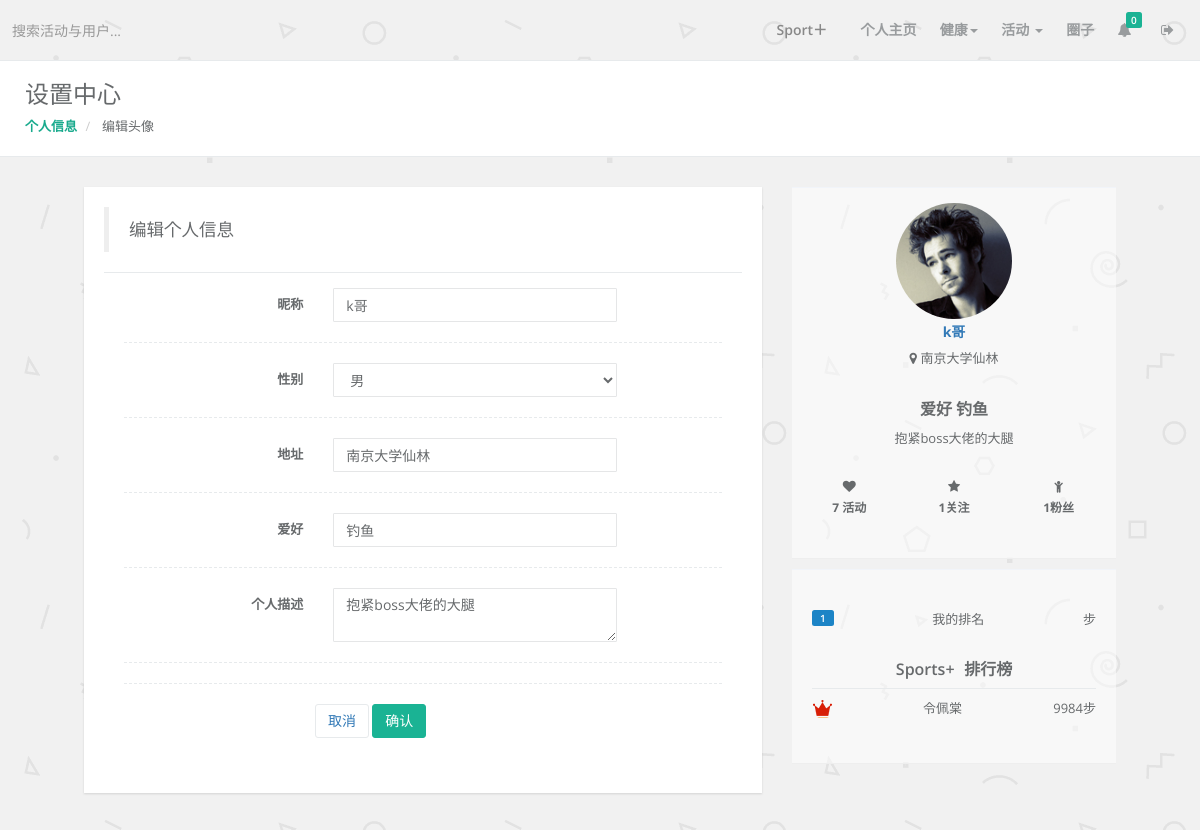
/view/settings.php (signed in), run on the app's committed database.
### tables this page shows
CREATE TABLE userinfo (id INTEGER PRIMARY KEY NOT NULL, name TEXT, sex TEXT, birthday TEXT, location TEXT, hobby TEXT DEFAULT 爱运动，爱生活, imgurl TEXT DEFAULT ('../_static/img/avatar/public.png'), description TEXT DEFAULT 这个人很懒，还没有描述哦, ex INTEGER DEFAULT (0), money INTEGER DEFAULT (100), FOREIGN KEY (id) REFERENCES user (id) DEFERRABLE INITIALLY DEFERRED);

CREATE TABLE sports (id INTEGER PRIMARY KEY AUTOINCREMENT NOT NULL, uid INTEGER NOT NULL, date TEXT NOT NULL, calories INTEGER, meters INTEGER, steps INTEGER, minutes INTEGER, FOREIGN KEY (uid) REFERENCES user (id) DEFERRABLE INITIALLY DEFERRED);

### model/User.php (called while the page is built, shortened)
<?php
class User
{
    public $db;
    public $id;
    public $infolist;
    public function __construct($id,$dbadd){
        $this->db= new PDO($dbadd);
        $this->id=$id;
        $this->infolist=$this->db->query("select * from userinfo where id='$this->id'")->fetchAll()[0];
    }
    public  function __destruct()
    {
        $this->db=null;
    }
    public function getUserName(){
        return $this->infolist['name'];
    }
    public function getDescription(){
        return $this->infolist["description"];
    }
    public function getImgurl(){
        return $this->infolist["imgurl"];
    }
    public function getSex(){
        return $this->infolist["sex"];
    }
    public function getLocation(){
        return $this->infolist["location"];
    }
    public function getHobby(){
        return $this->infolist["hobby"];
    }
    public function getActAndFriend(){
        $result1=$this->db->query("
            select count(*) from activity where uid='$this->id'and state!=-1 ")->fetchAll()[0][0];
        $result2=$this->db->query("
            select count(*) from friends where uid='$this->id'")->fetchAll()[0][0];
        $result3=$this->db->query("
            select count(*) from friends where fid='$this->id'")->fetchAll()[0][0];
        return array($result1,$result2,$result3);
    }
}

### model/Sport.php (called while the page is built, shortened)
<?php
class Sport
{
    public $id;
    public $db;
    public $today;
    function __construct($id, $dbaddr)
    {
        $this->id = $id;
        $this->db = new PDO($dbaddr);
        $this->today = date('Y-m-d');
    }
    public function getRankMySelf()
    {
        $step = "select steps  from sports s where date='$this->today' and uid='$this->id'";
        $step = $this->db->query($step)->fetchAll()[0][0];
        $sql = "select count(*)+1 as pm from sports
            where date='$this->today'and steps >'$step'";
        $myRank = $this->db->query($sql)->fetchAll()[0][0];
        $myRank = array($myRank, $step);
        return $myRank;
    }
    public function getRankAll()
    {
        return $this->db->query("select sports.* ,userinfo.name from sports ,userinfo
              where sports.date='$this->today' and sports.uid = userinfo.id
              order by steps desc limit 10 ")->fetchAll();
    }
}

### view/settings.php (the view, shortened to what this page needs)
<!DOCTYPE html>
<html>
<?php
if(!isset($_SESSION['userid'])){
    echo "<script>alert('未登录!将返回登录界面....');</script>";
    echo "<meta http-equiv='Refresh' content='0;URL=login.php'>";
}
else {
    include_once('../model/User.php');
}
?>
<head>
    <link href="../_static/css/bootstrap.min.css" rel="stylesheet">
    <link href="../_static/font-awesome/css/font-awesome.css" rel="stylesheet">
    <link href="../_static/css/plugins/iCheck/custom.css" rel="stylesheet">
    <link href="../_static/css/plugins/chosen/chosen.css" rel="stylesheet">
    <link href="../_static/css/plugins/colorpicker/bootstrap-colorpicker.min.css" rel="stylesheet">
    <link href="../_static/css/plugins/cropper/cropper.min.css" rel="stylesheet">
    <link href="../_static/css/plugins/switchery/switchery.css" rel="stylesheet">
    <link href="../_static/css/plugins/jasny/jasny-bootstrap.min.css" rel="stylesheet">
    <link href="../_static/css/plugins/nouslider/jquery.nouislider.css" rel="stylesheet">
    <link href="../_static/css/plugins/datapicker/datepicker3.css" rel="stylesheet">
    <link href="../_static/css/plugins/ionRangeSlider/ion.rangeSlider.css" rel="stylesheet">
    <link href="../_static/css/plugins/ionRangeSlider/ion.rangeSlider.skinFlat.css" rel="stylesheet">
    <link href="../_static/css/plugins/awesome-bootstrap-checkbox/awesome-bootstrap-checkbox.css" rel="stylesheet">
    <link href="../_static/css/plugins/clockpicker/clockpicker.css" rel="stylesheet">
    <link href="../_static/css/plugins/daterangepicker/daterangepicker-bs3.css" rel="stylesheet">
    <link href="../_static/css/plugins/select2/select2.min.css" rel="stylesheet">
    <link href="../_static/css/animate.css" rel="stylesheet">
    <link href="../_static/css/style.css" rel="stylesheet">
</head>
<body>
    <div id="wrapper">
     <div id="wrapper">
         <?php include "navbarTop.php" ?>
            <div class="row wrapper border-bottom white-bg page-heading">
                <div class="col-lg-10">
                    <h2>设置中心</h2>
                    <ol class="breadcrumb">
                        <li class="active">
                            <strong style="color: #19aa8d">个人信息</strong>
                        </li>
                        <li class="active">
                            <a href="img.php">编辑头像</a>
                        </li>
                    </ol>
                </div>
                <div class="col-lg-2">
                </div>
            </div>
        <div class="wrapper wrapper-content animated fadeInRight">
            <div class="row main">
                <div  class="col-xs-12 col-md-8 ">
                    <div class="card">
                        <div class="card-block">
                            <blockquote>
                                <p class="text-primary">编辑个人信息</p>
                            </blockquote>
                            <div class="ibox-content text-center">
                            <form method="post" class="form-horizontal text-center" action="../controller/Login/saveSetting.php">
                                <div class="form-group"><label class="col-sm-4 control-label" >昵称</label>
                                    <div class="col-sm-6"><input type="text"  name="name" class="form-control" value="<?php echo $user->getUserName()?>" placeholder="请输入用户昵称"></div>
                                </div>
                                <div class="hr-line-dashed"></div>
                                <div class="form-group"><label class="col-sm-4 control-label">性别</label>
                                    <div class="col-sm-6"><select name="sex"type="text" class="form-control" value="<?php echo $user->getSex()?>">
                                        <option value="男">男</option>
                                        </select>
                                    </div>
                                </div>
                                <div class="hr-line-dashed"></div>
                                <div class="form-group"><label class="col-lg-4 control-label">地址</label>
                                    <div class="col-lg-6"><input type="text"   name="location" value="<?php echo $user->getLocation()?>" class="form-control"></div>
                                </div>
                                <div class="hr-line-dashed"></div>
                                <div class="form-group"><label class="col-lg-4 control-label">爱好</label>
                                    <div class="col-lg-6"><input type="text"  name="hobby" value="<?php echo $user->getHobby()?>" class="form-control"></div>
                                </div>
                                <div class="hr-line-dashed"></div>
                                <div class="form-group"><label class="col-sm-4 control-label">个人描述</label>
                                    <div class="col-sm-6"><textarea type="text" name="description" class="form-control"><?php echo $user->getDescription()?></textarea></div>
                                </div>
                                <div class="hr-line-dashed"></div>
                                <div class="hr-line-dashed"></div>
                                <div class="form-group">
                                    <div class="col-sm-4 col-sm-offset-3">
                                        <button class="btn btn-white" ><a href="settings.php">取消</a></button>
                                        <button class="btn btn-primary" type="submit"> 确认</button>
                                    </div>
                                </div>
                            </form>
                        </div>
                    </div>
                </div>
            </div>
                <?php include "personal.php"?>
        </div>
        </div>
        </div>
</body>
</html>

### view/personal.php (shortened to what this page needs)
<?php
if(!isset($_SESSION['userid'])){
    echo "<script>alert('未登录!将返回登录界面....');</script>";
    echo "<meta http-equiv='Refresh' content='0;URL=login.php'>";
}
else {
    include_once('../model/User.php');
    $id = $_SESSION['userid'];
    $getId=$_REQUEST['homeid'];
    $dbaddr = "sqlite:../mydatabase.sqlite";
   if($getId!=null){
       $account = new User($getId, $dbaddr);
   }else{
       $account = new User($id, $dbaddr);
   }
    $nickname = $account->getUserName();
    $description = $account->getDescription();
    $location=$account->getLocation();
    $imgurl=$account->getImgurl();
    $activityAnd=$account->getActAndFriend();
    include_once('../model/Sport.php');
    $sport = new Sport($id, $dbaddr);
    $rankmy=$sport->getRankMySelf();
    $rankall=$sport->getRankAll();
}
?>
<div class="col-xs-12 col-md-4 shot-sidebar text-center">
    <div class="sidebar-block">
        <div class="text-center">
            <a href="javascript:void(0);">
                <img alt="image" class="img-circle" style="width: 40.7%" src="<?php echo $imgurl?>" />
            </a>                   <br/>
            <a href="javascript:void(0);" class="username">  <h4><strong><?PHP echo $nickname ?></strong></h4></a>
            <p><i class="fa fa-map-marker"></i> <?php echo $location?></p>
            <br>
            <h3>
               爱好 <?php echo $account->getHobby()?>
            </h3>
            <p>
                <?php echo $description?>
            </p>
            <div class="row m-t-lg">
                <div class="col-md-4">
                    <span class="fa fa-heart"></span>
                    <h5><strong> <?php echo $activityAnd[0]?></strong> 活动</h5>
                </div>
                <div class="col-md-4">
                    <span class="fa fa-star"></span>
                    <h5><strong><?php echo $activityAnd[1]?></strong>关注</h5>
                </div>
                <div class="col-md-4">
                    <span class="fa fa-child"></span>
                    <h5><strong><?php echo $activityAnd[2]?></strong>粉丝</h5>
                </div>
            </div>
            <br/>
        </div>
    </div>
    <div class="sidebar-block">
        <ul class="list-group clear-list m-t ">
            <li class="list-group-item fist-item  ">
                                <span class="pull-right">
<?php echo $rankmy[1] ?>步
</span>
                <span class="label label-success pull-left"><?php echo $rankmy[0] ?></span>我的排名
            </li>
            <br/>
            <h3>Sports+排行榜</h3>
            <?PHP $count=0;
            foreach ($rankall as $item) {
                $count++;
                 ?>
                <li class="list-group-item  ">
                                <span class="pull-right">
                                        <?php echo($item['steps'])?>步
                                    </span>
                    <?php if($count==1){?>
                    <span class="  pull-left"  style="background-image:url('../_static/img/css.png');
background-position: 21px -92px; width:20px">&nbsp;</span><?php echo $item['name'];
                 }else if($count==2){?>
                    <span class="  pull-left"  style="background-image:url('../_static/img/css.png');
background-position: 21px -110px; width:22px">&nbsp;</span><?php echo $item['name'];
                } else if($count==3){?>
                    <span class=" pull-left"  style="background-image:url('../_static/img/css.png');
background-position: 21px -131px; width:20px">&nbsp;</span><?php echo $item['name'];
                     } else{?>
                    <span class="label label-primary pull-left"><?php echo $count ?></span><?php echo $item['name'];
                    } ?>
                </li>
                <?PHP
            }?>
        </ul>
    </div>
</div>
</div>

### data on the page
userinfo: name "k哥", sex "男", location "南京大学仙林", hobby "钓鱼", description "抱紧boss大佬的大腿", imgurl (picture)
sports: steps "9984", userinfo.name "令佩棠"

### other printed values
$noreadMes[0]+$noreadNotice[0] "0"
$activityAnd[0] "7"
$activityAnd[1] "1"
$activityAnd[2] "1"
$rankmy[0] "1"
